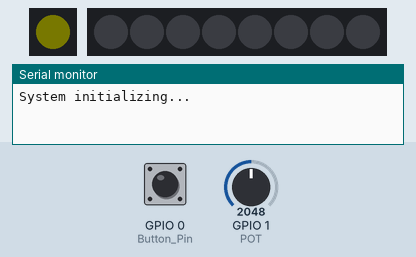
Simulated run of this program. Board: ESP32-C3. On the bench: 1 RGB LEDs in strip order, left to right, 8 RGB LEDs in strip order, left to right, the last lines printed to the serial monitor. Inputs (shaded band) come from the test bench; at power-on: GPIO 0 (Button_Pin) LOW, GPIO 1 (POT) = 2048. Dim RGB values are drawn brighter than linear; random numbers use the default seed unless the program sets one.

Above: at 1.2 s.
1.3 s: GPIO 0 (Button_Pin) pulled HIGH for 1 s
At 2.8 s:
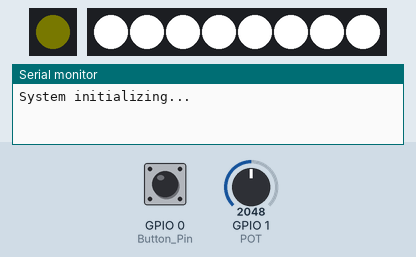
3.8 s: GPIO 0 (Button_Pin) pulled HIGH for 1 s
6.6 s: GPIO 0 (Button_Pin) pulled HIGH for 1 s
At 7.85 s:
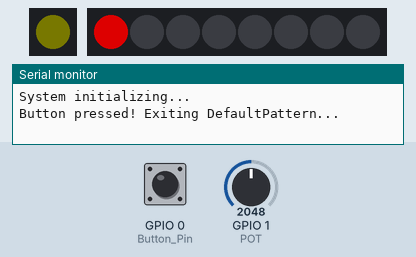
10.6 s: GPIO 1 (POT) set to 1960
At 11.0 s:
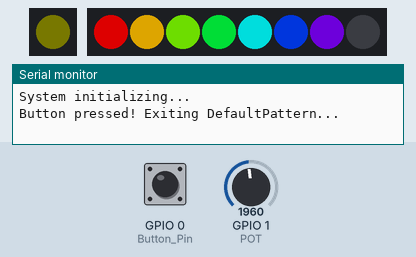
13.6 s: GPIO 1 (POT) set to 2040
At 15.85 s:
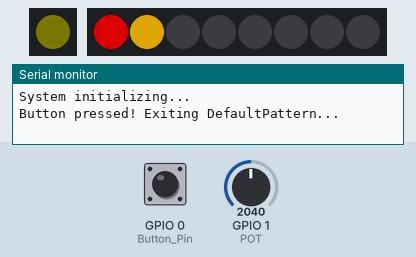
16.6 s: GPIO 0 (Button_Pin) pulled HIGH for 1 s
At 18.08 s:
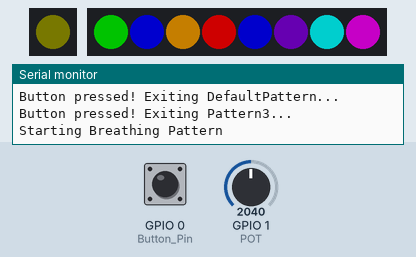
Timing chart, 0 to 21.3 s (numbered marks = the images above; inputs shaded):
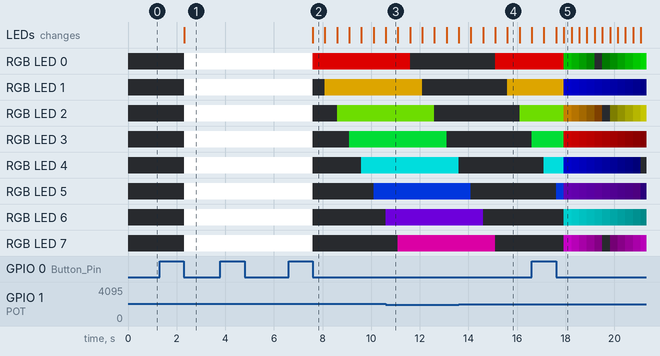

The program:

main.cpp
```cpp
// ======== Library initialization ========

#include <Arduino.h>
#include "config.h"
#include "helpers.h"
#include <Adafruit_NeoPixel.h>
using namespace std;

// ======== Setup ========

void setup() {

  // // Initialize strand LED
  // ledcSetup(LEDC_CHANNEL, LEDC_BASE_FREQ, LEDC_TIMER_BIT);
  // ledcAttachPin(PWM_LED_PIN, LEDC_CHANNEL);

  // Setting the interrupt pin!!
  attachInterrupt(digitalPinToInterrupt(Button_Pin), buttonISR, CHANGE); // Detect both press and release

  // Initialize button
  pinMode(Button_Pin, INPUT);  // No need for PULLUP

  // Initializing the status light, will start with a green light
  StatusLight.begin();
  StatusLight.setPixelColor(0, StatusLight.Color(2, 2, 0)); // Dim yellow light for boot verification (GRB)
  StatusLight.show();

  NeoPixel_Chain.begin();
  NeoPixel_Chain.clear();
  NeoPixel_Chain.show();

  // Turn on serial monitor
  Serial.begin(115200);
  Serial.println("System initializing...");

  setPattern();
}

// ======== Loop ========
void loop() {

  if (lampSleep) {
    setPattern();
  }
  static int lastPressCount = 0;
  if (buttonInterrupt) {
    buttonInterrupt = false;  // Reset flag

    setPattern();
  }

}
```

helpers.h
```cpp
// ======== Library initialization ========
#include <Arduino.h>
#include <Adafruit_NeoPixel.h>

// ======== Function prototypes ========

// Defined in helpers.cpp
void handleButtonPress();
void cyclePatterns();
void setPattern();
void cyclePatterns();
void enterDeepSleep();
void IRAM_ATTR buttonISR();
int getButtonPresses();
void watchdogCheck();
void lightPixel(int position, int Red, int Green, int Blue, int White);
void lightStrand(int PWM);
void pickRandomColor(int &r, int &g, int &b);

// Defined in patterns.cpp
void TestPattern(int presses);
void DefaultPattern();
void Pattern1();
void Pattern2();
void Pattern3();
void Pattern4();
```

helpers.cpp
```cpp
// ======== Includes ========
// Include necessary libraries for LED control and hardware interaction
#include "helpers.h"
#include "config.h"
#include <Arduino.h>
#include <Adafruit_NeoPixel.h>
#include <cmath>

// ======== Helper Functions ========

/*
 * Interrupt Service Routine (ISR) for the capacitive touch button.
 * Detects short and long presses:
 * - Short press: Cycles through lighting patterns.
 * - Long press (≥2 seconds): Enters deep sleep mode.
 */
void IRAM_ATTR buttonISR() {
  unsigned long currentTime = millis();

  // Debounce: Only process if enough time has passed
  if (currentTime - lastPressTime > 200) {  // Increased debounce time for capacitive sensor
      if (digitalRead(Button_Pin) == HIGH) {  // Button press detected (for capacitive)
          pressStartTime = currentTime;    // Store press start time
          buttonHeld = true;               // Mark button as being held
      }
      else if (buttonHeld) {  // Button released
          unsigned long pressDuration = currentTime - pressStartTime;
          buttonHeld = false;  // Reset flag

          if (pressDuration >= 2000) {  // Long press detected (2+ seconds)
              lampSleep = true;   // Enter sleep mode
              buttonPressCount = 0;  // Reset press count
          }
          else {  // Short press detected
              buttonPressCount = (buttonPressCount + 1) % 5;  // Cycle through 5 patterns
              buttonInterrupt = true;  // Flag that a press occurred
          }
      }
      lastPressTime = currentTime;  // Update last press timestamp
  }
}


/*
 * Retrieves the current button press count.
 * Used to determine which LED pattern to display.
 * @return The number of short button presses since last reset.
 */
int getButtonPresses() {
    return buttonPressCount;
}

/*
 * Puts the ESP32 into deep sleep mode.
 * !! Future enhancement: Add functionality for wake-up !!
 */
void enterDeepSleep() {
  // Indicate sleep entry with a dim blue status light
  StatusLight.setPixelColor(0, StatusLight.Color(0, 0, 10));
  StatusLight.show();
  delay(500);

  esp_deep_sleep_start(); // Enter deep sleep mode
}

/*
 * Selects a random color from a predefined list.
 * @param r Reference to red value (0-255)
 * @param g Reference to green value (0-255)
 * @param b Reference to blue value (0-255)
 */
void pickRandomColor(int &r, int &g, int &b) {
    int index = random(numColors);  // Pick random index from available colors
    r = colorOptions[index][0];
    g = colorOptions[index][1];
    b = colorOptions[index][2];
}

/*
 * Determines and applies the appropriate LED pattern based on button presses.
 * - Pattern 0: Default mode
 * - Pattern 1-4: Various lighting sequences
 */
void setPattern() {
  buttonInterrupt = false;  // Reset button interrupt flag
  patternIndex = getButtonPresses();  // Get press count to determine pattern

  switch (patternIndex) {
    case 0:
      DefaultPattern();
      break;
    case 1:
      Pattern1();
      break;
    case 2:
      Pattern2();
      break;
    case 3:
      Pattern3();
      break;
    case 4:
      Pattern4();
      break;
  }
}

// /*
//  * Sets the brightness of the LED strand using PWM.
//  * @param PWM A value between 0 (off) and 255 (full brightness)
//  */
// void lightStrand(int PWM) {
//   ledcWrite(LEDC_CHANNEL, PWM);  // Apply PWM value to LED strand
// }

/*
 * Lights up a specific NeoPixel at a given position with a specified color.
 * Supports RGB (or RGBW for center chain).
 * @param position The pixel position (0-7) across all chains.
 * @param Red Red brightness (0-255)
 * @param Green Green brightness (0-255)
 * @param Blue Blue brightness (0-255)
 * @param White White brightness (0-255) (only for center chain)
 */

void lightPixel(int position, int Red, int Green, int Blue, int White) {

  // read Potentiometer, save value
  int potValue = analogRead(POT) + 2048;

  // Scale each color value by
  int ScaledRed = std::round(Red * (potValue / 4095.0));
  int ScaledGreen = std::round(Green * (potValue / 4095.0));
  int ScaledBlue = std::round(Blue * (potValue / 4095.0));
  int ScaledWhite = std::round(White * (potValue / 4095.0));

  // Determine which chain and pixel to light up
  Adafruit_NeoPixel* chain = nullptr; // Pointer to the correct chain, once determined
  uint32_t color = 0;  // Store the calculated color

  chain = &NeoPixel_Chain;

  color = chain->Color(ScaledRed, ScaledGreen, ScaledBlue, ScaledWhite); // RGB pixel color assignment

  chain->setPixelColor(position, color);

  chain->show();

}
```

patterns.cpp
```cpp
// ======== Includes ========

#include "helpers.h"
#include "config.h"
#include <vector>
#include <queue>
#include <math.h>  // required for sin() function
#include <unordered_map>
using namespace std;

void DefaultPattern(){
  NeoPixel_Chain.clear();
  NeoPixel_Chain.show();

  // lightStrand(0);
}

// A basic light
void Pattern1() {

  for (int i = 0; i < 8; i++) {
    lightPixel(i, 255, 150, 50, 255);
  }

  // lightStrand(255);

  while (!buttonInterrupt){
    if (buttonInterrupt) {
          Serial.println("Button pressed! Exiting DefaultPattern...");
          buttonInterrupt = false;  // Reset flag
          return;
    }
  }
}

// ======== Pattern 2 ========
// All pixels shift smoothly from red to green to blue to red
void Pattern2() {
  // // Turn on strand light
  // lightStrand(255);

  Serial.println("Beginning Pattern2!");

  int red = 255, green = 0, blue = 0, white = 0; // Start with red
  int fadeSpeed = 1; // Speed of fade
  unsigned long previousMillis = millis();
  const unsigned long interval = 50; // Delay equivalent

  while (!buttonInterrupt) { // Stay in loop unless button is pressed again
    unsigned long currentMillis = millis();

    if (currentMillis - previousMillis >= interval) {
      previousMillis = currentMillis; // Reset timer

      // Color transition logic - properly loops from blue back to red
      if (red == 255 && green < 255 && blue == 0) {   // Red -> Yellow -> Green
        green += fadeSpeed;
      } else if (green == 255 && red > 0 && blue == 0) {   // Green -> Cyan
          red -= fadeSpeed;
      } else if (green == 255 && red == 0 && blue < 255) {   // Cyan -> Blue
          blue += fadeSpeed;
      } else if (blue == 255 && green > 0 && red == 0) {   // Blue -> Magenta
          green -= fadeSpeed;
      } else if (blue == 255 && green == 0 && red < 255) {   // Magenta -> Red
          red += fadeSpeed;
      } else if (red == 255 && blue > 0 && green == 0) {   // Back to Red
          blue -= fadeSpeed;
      }

      for (int i = 0; i < 8; i++){
        lightPixel(i, red, green, blue, white);
      }


      // Exit the pattern if button is pressed again
      if (buttonInterrupt) {
        Serial.println("Button pressed! Exiting Pattern2...");
        return;
      }
    }
  }
}

// Pattern 3: turning on a rainbow
void Pattern3() {
  const unsigned long interval = 500;  // Interval between pixel updates
  const int numPixels = 8;            // Total pixels
  unsigned long previousMillis = 0;   // Tracks last update time
  unsigned long offMillis = 0;        // Tracks when to turn off pixels
  //int buttonPresses = getButtonPresses();

  NeoPixel_Chain.clear();
  NeoPixel_Chain.show();

  int currentPixel = 0;               // Track which pixel is being lit
  bool turningOff = false;            // Track if we are in the turn-off phase

  while (!buttonInterrupt) {
    // int buttonPresses = getButtonPresses();

    unsigned long currentMillis = millis(); // Continuously update millis()

    // Light up pixels one by one
    if (!turningOff && (currentMillis - previousMillis >= interval)) {
      previousMillis = currentMillis; // Reset timer

      int hue = (currentPixel * 256 / numPixels);  // Spread hues across pixels
      uint32_t color = StatusLight.ColorHSV(hue * 256, 255, 150); // Convert to NeoPixel color
      lightPixel(currentPixel, (color >> 16) & 0xFF, (color >> 8) & 0xFF, color & 0xFF, 0);

      currentPixel++;  // Move to the next pixel

      // Once all pixels are lit, start turn-off sequence
      if (currentPixel >= numPixels) {
        turningOff = true;
        currentPixel = 0;
        offMillis = millis(); // Mark start of turn-off sequence
      }
    }

    // Turn pixels off in sequence
    if (turningOff && (currentMillis - offMillis >= interval)) {
      offMillis = currentMillis; // Reset timer

      lightPixel(currentPixel, 0, 0, 0, 0); // Turn off current pixel
      currentPixel++;

      // Once all pixels are turned off, restart the sequence
      if (currentPixel >= numPixels) {
        turningOff = false;
        currentPixel = 0;
      }
    }

    // Exit the pattern if button is pressed again
    if (buttonInterrupt) {
      Serial.println("Button pressed! Exiting Pattern3...");
      // buttonInterrupt = false;  // Reset flag
      return;
    }
  }
}

// Pattern 4: Independent breathing for Each Pixel
void Pattern4() {
    Serial.println("Starting Breathing Pattern");

    const int numPixels = 8;
    float brightness[numPixels];  // Brightness as a sine wave function
    unsigned long startTime[numPixels]; // When each pixel's cycle started
    int cycleDuration[numPixels]; // Duration of each sine wave cycle
    int colors[numPixels][3]; // Current RGB color
    int newColors[numPixels][3]; // Next color for transition
    bool waitingForMin[numPixels]; // Ensures color change happens only once per cycle

    for (int i = 0; i < numPixels; i++) {
        startTime[i] = millis();
        cycleDuration[i] = random(5000, 20000); // 2 to 10 sec per cycle
        waitingForMin[i] = true; // Start in a state where we wait for the min brightness

        pickRandomColor(colors[i][0], colors[i][1], colors[i][2]);   // Pick initial color
        pickRandomColor(newColors[i][0], newColors[i][1], newColors[i][2]); // Pick next color
    }

    while (!buttonInterrupt) {
        unsigned long currentMillis = millis();

        for (int i = 0; i < numPixels; i++) {
            float elapsedTime = (currentMillis - startTime[i]) % cycleDuration[i]; // Loop within cycle
            float phase = (elapsedTime / (float)cycleDuration[i]) * 2 * PI;  // Convert time to radians
            brightness[i] = (sin(phase - PI) + 1.0) / 2.0; // Reverse sine wave phase (min to max)

            int scaledBrightness = (brightness[i] * 255); // Scale from 25 to 255

            // Apply current color WITHOUT blending
            int red = (colors[i][0] * scaledBrightness) / 255;
            int green = (colors[i][1] * scaledBrightness) / 255;
            int blue = (colors[i][2] * scaledBrightness) / 255;

            lightPixel(i, red, green, blue, 0);

            if (brightness[i] < 0.01 && waitingForMin[i]) {
                waitingForMin[i] = false; // Prevent multiple changes in the same cycle

                // Switch to new color at the lowest brightness
                colors[i][0] = newColors[i][0];
                colors[i][1] = newColors[i][1];
                colors[i][2] = newColors[i][2];

                // Pick a new distinct color for the next cycle
                pickRandomColor(newColors[i][0], newColors[i][1], newColors[i][2]);
            }

            // Reset waiting flag when brightness is increasing again
            if (brightness[i] > 0.1) {
                waitingForMin[i] = true;
            }
        }

        // Show updates
        NeoPixel_Chain.show();

        delay(20); // Smooth updates
    }

    Serial.println("Exiting Breathing Pattern...");
}
```

config.h
```cpp
#ifndef CONFIG_H
#define CONFIG_H

#include <Adafruit_NeoPixel.h>


// ======== NeoPixel Declarations ========
extern Adafruit_NeoPixel StatusLight;
extern Adafruit_NeoPixel NeoPixel_Chain;

// ======== Button, GPIO, and Pattern Declarations ========
extern int patternIndex;
extern bool buttonPressed;
extern unsigned long buttonPressTime;
extern const int Button_Pin;  // GPIO pin for the button
extern const int longPressDuration; // Long press duration in milliseconds
extern const int LED_Strand; // GPIO pin for the strand LED
extern const int POT; // GPIO pin for the potentiometer

extern volatile unsigned long lastDebounceTime; // Stores last button press time
extern const unsigned long debounceDelay;  // Minimum delay in ms to avoid multiple counts
extern const int longPressDuration; // 2 seconds for long press

extern volatile bool buttonInterrupt;
extern volatile bool lampSleep;
extern volatile int buttonPressCount;  // Counter for button presses
extern unsigned long pressStartTime;
extern volatile unsigned long lastPressTime;
extern bool buttonHeld;

// LED Strand config
extern const int LEDC_CHANNEL;     // Use PWM channel 0
extern const int LEDC_TIMER_BIT;   // 8-bit resolution (0-255)
extern const int LEDC_BASE_FREQ; // 5 kHz frequency
extern const int PWM_LED_PIN;      // GPIO pin for the LED

// Color options
extern const int colorOptions[][3];  // Explicitly declare as a 2D array
extern const int numColors;          // Declare numColors for access in other files

#endif // CONFIG_H
```

config.cpp
```cpp
// ======== Includes ========

#include <Adafruit_NeoPixel.h>
#include <vector>
#include "config.h"
using namespace std;


// ======== GPIO Pin Definitions ========
const int Button_Pin = 0;  // Define the GPIO pin for the button
const int POT = 1;

// ======== NeoPixel Definitions ========
Adafruit_NeoPixel StatusLight(1, 10, NEO_GRB + NEO_KHZ800);
Adafruit_NeoPixel NeoPixel_Chain(8, 2, NEO_GRBW + NEO_KHZ800);

// ======== Constants ========

// A (very simple) map of the NeoPixels for adjacency
vector<int> graph[8] = {
  {1},
  {0, 2},
  {1, 3},
  {2, 4},
  {3, 5},
  {4, 6},
  {5, 7},
  {6, 0}
};

// ======== Button & Pattern Behavior Definitions ========
int patternIndex = 1;
bool buttonPressed = false;
unsigned long buttonPressTime = 0;
const int longPressDuration = 2000; // 2 seconds for long press
volatile bool buttonInterrupt = false;
volatile bool lampSleep = false;
volatile int buttonPressCount = 0;  // Counter for button presses
unsigned long pressStartTime = 0;
bool buttonHeld = false;
volatile unsigned long lastPressTime = 0;  // Track last button press time

// // LED strand

// const int LEDC_CHANNEL = 0;     // Use PWM channel 0
// const int LEDC_TIMER_BIT = 8;   // 8-bit resolution (0-255)
// const int LEDC_BASE_FREQ = 5000; // 5 kHz frequency
// const int PWM_LED_PIN = 1;      // GPIO pin for the LED

// Color options

const int colorOptions[][3] = {
    {255, 0, 0},    // Red
    {0, 255, 0},    // Green
    {0, 0, 255},    // Blue
    {255, 255, 0},  // Yellow
    {0, 255, 255},  // Cyan
    {255, 0, 255},  // Magenta
    {255, 165, 0},  // Orange
    {75, 0, 130}    // Indigo
};

const int numColors = sizeof(colorOptions) / sizeof(colorOptions[0]);  // Now this works
```

Measured:
- after the input at 1.3 s, RGB LED 0–7: off → RGB(255, 255, 255) after 1.0 s; the LEDs: change after 1.0 s (image 1)
- after the input at 6.6 s, RGB LED 0: RGB(255, 255, 255) → RGB(150, 0, 0) after 1.0 s; RGB LED 1: RGB(255, 255, 255) → off after 1.0 s, → RGB(150, 112, 0) 0.50 s later
- what the display in image 2 shows lasts 0.5 s, from 7.6 s to 8.1 s
